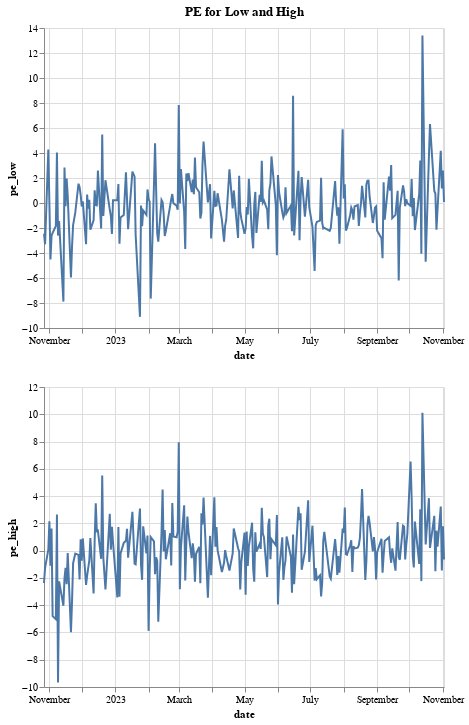

The notebook cell saved with this chart:
### Code cell
show_results('/home/flor/cs236/data/predictions_baseline_sent_z2.pkd')

### Figure 1 — Vega-Lite specification as saved in the notebook (floating-point values rounded to 4 significant figures; data arrays with more than 128 entries replaced by an {"elided": "..."} marker saying what was removed)
{"config": {"view": {"continuousWidth": 400, "continuousHeight": 300}}, "vconcat": [{"mark": "line", "encoding": {"x": {"type": "temporal", "field": "date"}, "y": {"type": "quantitative", "field": "pe_low"}}, "title": "PE for Low and High"}, {"mark": "line", "encoding": {"x": {"type": "temporal", "field": "date"}, "y": {"type": "quantitative", "field": "pe_high"}}}], "data": {"name": "data-26e72e514b824a99164fe56c5c45f35f"}, "$schema": "https://vega.github.io/schema/vega-lite/v4.8.1.json", "datasets": {"data-26e72e514b824a99164fe56c5c45f35f": {"elided": "233 records"}}}
